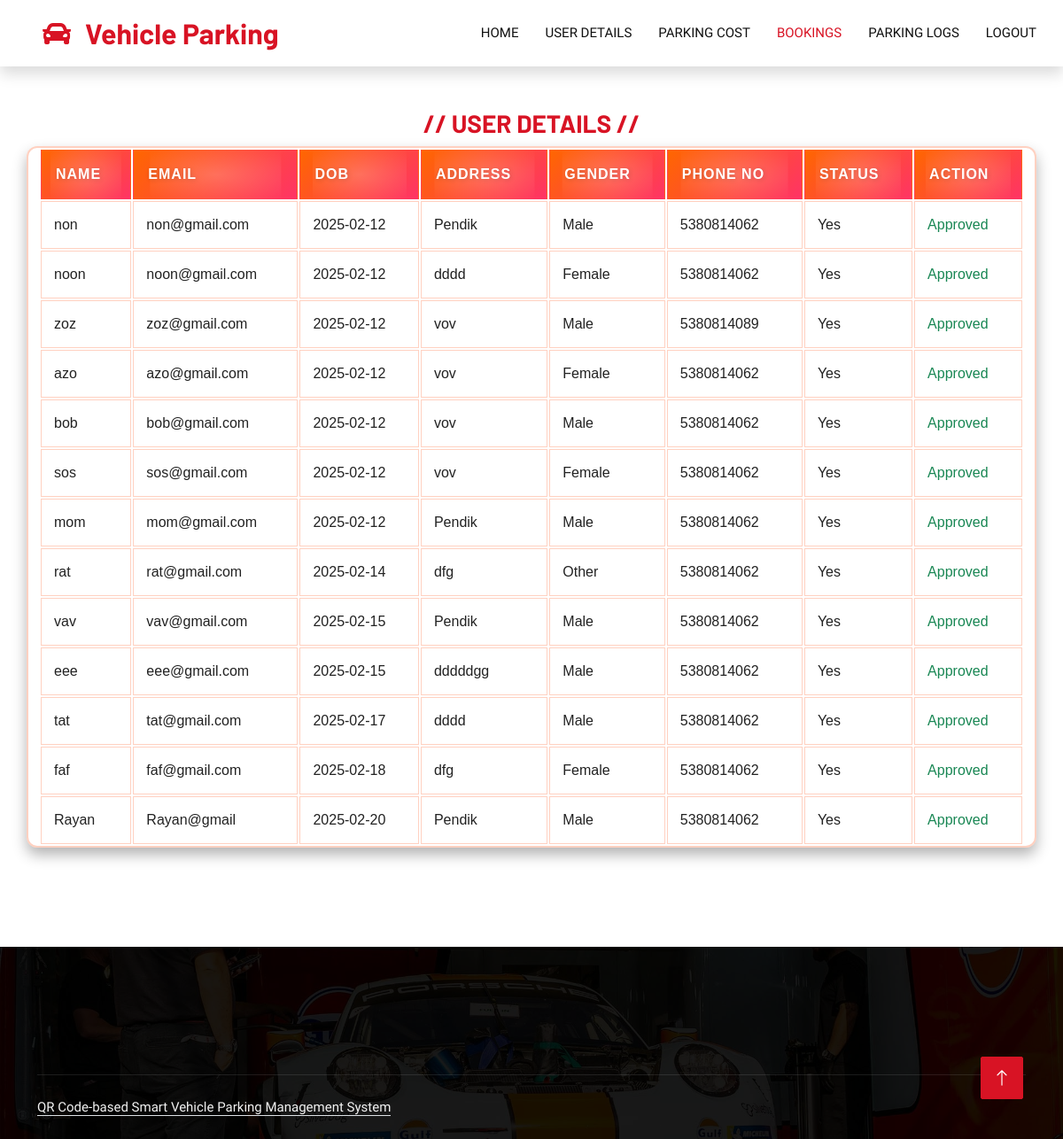
/UserDetails.php, run on the app's committed database.
### tables this page shows
CREATE TABLE `user_reg` (
  `id` int(10) UNSIGNED NOT NULL,
  `name` varchar(45) NOT NULL,
  `email` varchar(45) NOT NULL,
  `dob` varchar(45) NOT NULL,
  `gender` varchar(45) NOT NULL,
  `phone` varchar(45) NOT NULL,
  `address` varchar(300) NOT NULL,
  `password` varchar(255) DEFAULT NULL,
  `ustatus` varchar(45) DEFAULT 'No'
);

### UserDetails.php (the view, shortened to what this page needs)
<?php
$conn = SQLConnection::getConnection();
?>
<!DOCTYPE html>
<html lang="en">
<head>
    <link href="https://cdnjs.cloudflare.com/ajax/libs/font-awesome/5.10.0/css/all.min.css" rel="stylesheet">
    <link href="https://cdn.jsdelivr.net/npm/bootstrap-icons@1.4.1/font/bootstrap-icons.css" rel="stylesheet">
    <link href="lib/animate/animate.min.css" rel="stylesheet">
    <link href="lib/owlcarousel/assets/owl.carousel.min.css" rel="stylesheet">
    <link href="lib/tempusdominus/css/tempusdominus-bootstrap-4.min.css" rel="stylesheet">
    <link href="css/bootstrap.min.css" rel="stylesheet">
    <link href="css/style.css" rel="stylesheet">
    <link href="css/table.css" rel="stylesheet">
</head>
<body>
 <nav class="navbar navbar-expand-lg bg-white navbar-light shadow sticky-top p-0">
        <a href="#" class="navbar-brand d-flex align-items-center px-4 px-lg-5">
            <h2 class="m-0 text-primary"><i class="fa fa-car me-3"></i>Vehicle Parking</h2>
        </a>
        <div class="collapse navbar-collapse" id="navbarCollapse">
            <div class="navbar-nav ms-auto p-4 p-lg-0">
                <a href="AdminHome.php" class="nav-item nav-link">Home</a>
                <a href="UserDetails.php" class="nav-item nav-link">User Details</a>
                <a href="ParkingCost.php" class="nav-item nav-link">Parking Cost</a>
                <a href="Bookings.php" class="nav-item nav-link active">Bookings</a>
                <a href="ParkingLogs1.php" class="nav-item nav-link">Parking Logs</a>
                <a href="logout.php" class="nav-item nav-link">Logout</a>
            </div>
        </div>
    </nav>
    <div class="container-xxl py-5 wow fadeInUp" data-wow-delay="0.1s">
        <div class="container">
            <div class="text-center wow fadeInUp" data-wow-delay="0.1s">
                <h3 class="text-primary text-uppercase">// User Details //</h3>
            </div>
            <div class="row g-4">
                <table id="naresh" class="table table-bordered">
                    <tr>
                        <th>Name</th>
                        <th>Email</th>
                        <th>DOB</th>
                        <th>Address</th>
                        <th>Gender</th>
                        <th>Phone No</th>
                        <th>Status</th>
                        <th>Action</th>
                    </tr>
                    <?php
                    try {
                        $stmt = $conn->query("SELECT * FROM user_reg");
                        while ($row = $stmt->fetch(PDO::FETCH_ASSOC)) {
                            echo "<tr>
                                    <td>{$row['name']}</td>
                                    <td>{$row['email']}</td>
                                    <td>{$row['dob']}</td>
                                    <td>{$row['address']}</td>
                                    <td>{$row['gender']}</td>
                                    <td>{$row['phone']}</td>
                                    <td>{$row['ustatus']}</td>
                                    <td>";
                            if ($row['ustatus'] != 'Yes') {
                                echo "<a href='UserDetails.php?approve_id={$row['id']}' class='btn btn-success btn-sm'>Approve</a>";
                            } else {
                                echo "<span class='text-success'>Approved</span>";
                            }
                            echo "</td></tr>";
                        }
                    } catch (PDOException $e) {
                        echo "<tr><td colspan='9'>Error fetching user details: " . $e->getMessage() . "</td></tr>";
                    }
                    ?>
                </table>
            </div>
        </div>
    </div>
     <div class="container-fluid bg-dark text-light footer pt-5 mt-5 wow fadeIn" data-wow-delay="0.1s">
        <div class="container py-5">
            <div class="row g-5">
            </div>
        </div>
        <div class="container">
            <div class="copyright">
                <div class="row">
                    <div class="col-md-6 text-center text-md-start mb-3 mb-md-0">
                         <a class="border-bottom" href="#">QR Code-based Smart Vehicle Parking Management System</a>
                    </div>
                </div>
            </div>
        </div>
    </div>
    <a href="#" class="btn btn-lg btn-primary btn-lg-square back-to-top"><i class="bi bi-arrow-up"></i></a>
</body>
</html>

### css/style.css (style rules this page uses)
:root { --primary: #D81324; --secondary: #0B2154; --light: #F2F2F2; --dark: #111111; }
.back-to-top { position: fixed; display: none; right: 45px; bottom: 45px; z-index: 99; }
.btn { font-weight: 500; text-transform: uppercase; transition: .5s; }
.btn.btn-primary, .btn.btn-secondary { color: #FFFFFF; }
.btn-lg-square { width: 48px; height: 48px; }
.btn-square, .btn-sm-square, .btn-lg-square { padding: 0; display: flex; align-items: center; justify-content: center; font-weight: normal; border-radius: 2px; }
.navbar-light .navbar-nav .nav-link { margin-right: 30px; padding: 25px 0; color: #FFFFFF; font-size: 15px; text-transform: uppercase; outline: none; }
.navbar-light .navbar-nav .nav-link:hover, .navbar-light .navbar-nav .nav-link.active { color: var(--primary); }
.navbar-light .navbar-brand, .navbar-light a.btn { height: 75px; }
.navbar-light .navbar-nav .nav-link { color: var(--dark); font-weight: 500; }
.navbar-light.sticky-top { top: -100px; transition: .5s; }
.footer { background: linear-gradient(rgba(0, 0, 0, .9), rgba(0, 0, 0, .9)), url(../img/carousel-bg-1.jpg) center center no-repeat; background-size: cover; }
.footer .copyright { padding: 25px 0; font-size: 15px; border-top: 1px solid rgba(256, 256, 256, .1); }
.footer .copyright a { color: var(--light); }

### css/table.css (style rules this page uses)
#naresh { font-family: "Poppins", Arial, sans-serif; border-collapse: separate; width: 100%; border-radius: 12px; overflow: hidden; box-shadow: 0 8px 16px rgba(0, 0, 0, 0.3); background: rgba(255, 255, 255, 0.1); backdrop-filter: blur(10px); border: 2px solid rgba(255, 102, 51, 0.3); }
#naresh th { padding: 16px; text-align: left; font-weight: bold; text-transform: uppercase; background: linear-gradient(135deg, #ff6600, #ff3366); color: white; letter-spacing: 1px; position: relative; text-shadow: 1px 1px 5px rgba(0, 0, 0, 0.2); }
#naresh th::after { content: ""; position: absolute; top: 0; left: 50%; width: 80%; height: 100%; background: radial-gradient(rgba(255, 255, 255, 0.2), transparent); transform: translateX(-50%); z-index: 1; }
#naresh td { padding: 14px; border: 1px solid rgba(255, 102, 51, 0.3); color: #222; font-size: 16px; transition: all 0.3s ease-in-out; position: relative; }
#naresh tr:nth-child(even) { background-color: rgba(255, 255, 255, 0.1); }

### data on the page
user_reg: name "non", email "non@gmail.com", dob "2025-02-12", address "Pendik", gender "Male", phone "5380814062", ustatus "Yes", shows "Approved"
user_reg: name "noon", email "noon@gmail.com", dob "2025-02-12", address "dddd", gender "Female", phone "5380814062", ustatus "Yes", shows "Approved"
user_reg: name "zoz", email "zoz@gmail.com", dob "2025-02-12", address "vov", gender "Male", phone "5380814089", ustatus "Yes", shows "Approved"
user_reg: name "azo", email "azo@gmail.com", dob "2025-02-12", address "vov", gender "Female", phone "5380814062", ustatus "Yes", shows "Approved"
user_reg: name "bob", email "bob@gmail.com", dob "2025-02-12", address "vov", gender "Male", phone "5380814062", ustatus "Yes", shows "Approved"
user_reg: name "sos", email "sos@gmail.com", dob "2025-02-12", address "vov", gender "Female", phone "5380814062", ustatus "Yes", shows "Approved"
user_reg: name "mom", email "mom@gmail.com", dob "2025-02-12", address "Pendik", gender "Male", phone "5380814062", ustatus "Yes", shows "Approved"
user_reg: name "rat", email "rat@gmail.com", dob "2025-02-14", address "dfg", gender "Other", phone "5380814062", ustatus "Yes", shows "Approved"
user_reg: name "vav", email "vav@gmail.com", dob "2025-02-15", address "Pendik", gender "Male", phone "5380814062", ustatus "Yes", shows "Approved"
user_reg: name "eee", email "eee@gmail.com", dob "2025-02-15", address "dddddgg", gender "Male", phone "5380814062", ustatus "Yes", shows "Approved"
user_reg: name "tat", email "tat@gmail.com", dob "2025-02-17", address "dddd", gender "Male", phone "5380814062", ustatus "Yes", shows "Approved"
user_reg: name "faf", email "faf@gmail.com", dob "2025-02-18", address "dfg", gender "Female", phone "5380814062", ustatus "Yes", shows "Approved"
user_reg: name "Rayan", email "Rayan@gmail", dob "2025-02-20", address "Pendik", gender "Male", phone "5380814062", ustatus "Yes", shows "Approved"
